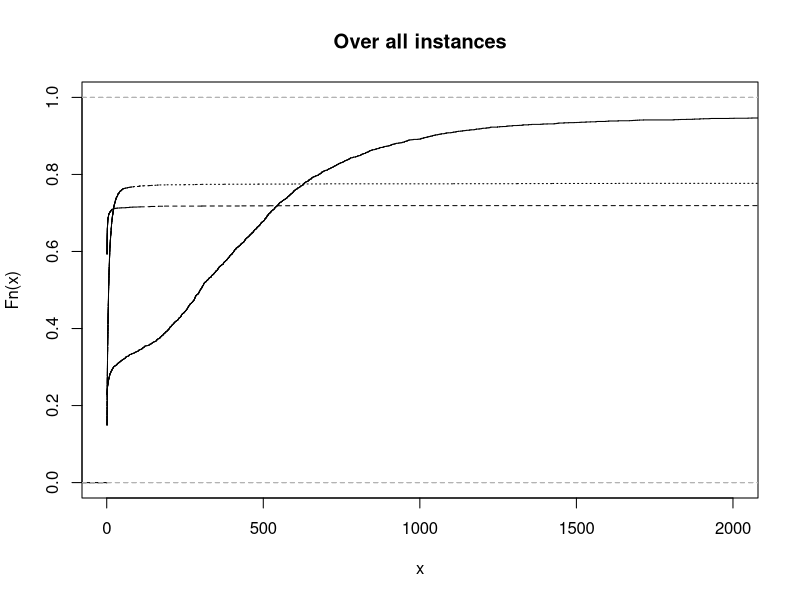
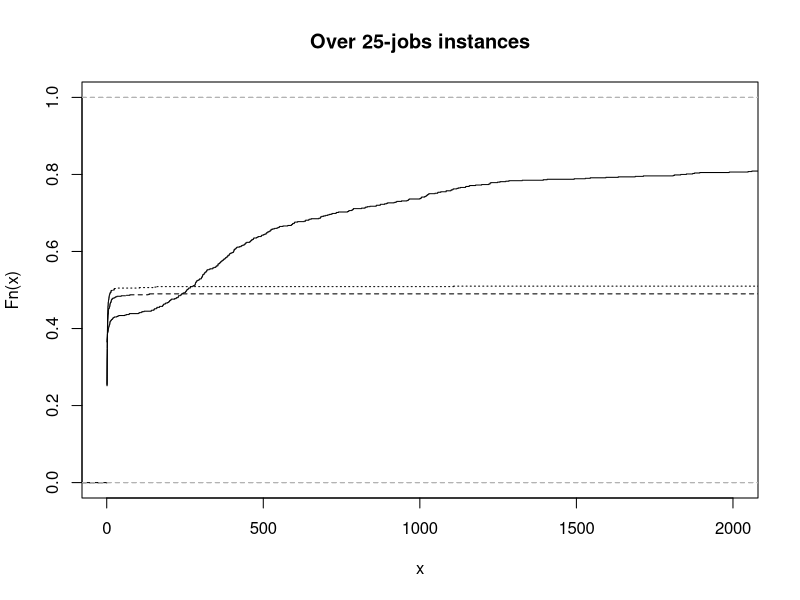
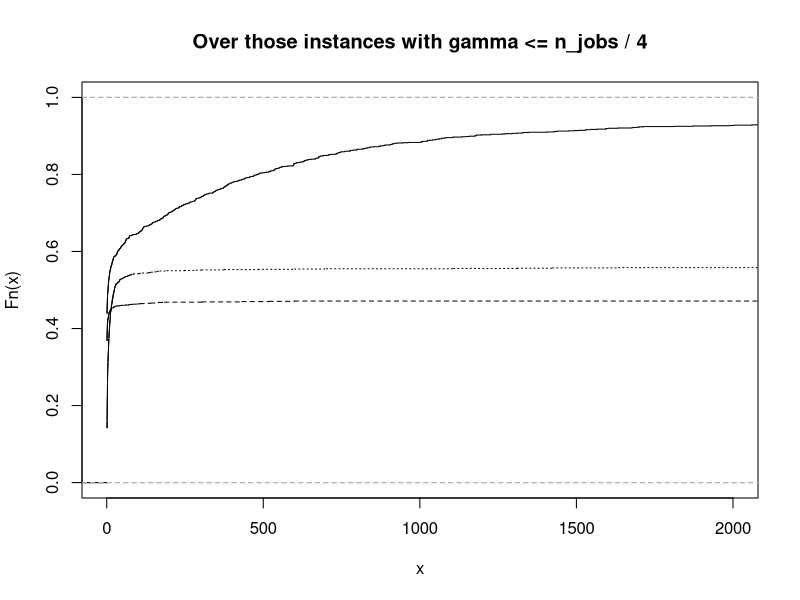

The R script that drew these images, in order:
## ---- chunk 1
library(rmarkdown)
## ---- chunk 2
all_results = read.csv("results.csv", na.strings = "")
## ---- chunk 3
paged_table(all_results)
## ---- chunk 4
problem1 = all_results[all_results$problem == 1,]
colgen1 = problem1[problem1$approach == "colgen" & problem1$rule_for_branching == "default",]
kadapt1_a = problem1[problem1$approach == "kadapt-a",]
kadapt1_b = problem1[problem1$approach == "kadapt-b",]
## ---- chunk 5
kadapt1 = merge(kadapt1_a, kadapt1_b, by = c("instance", "n_jobs", "gamma", "k"))
kadapt1 = kadapt1[,c("instance", "n_jobs", "gamma", "k", "objective.x", "objective.y", "cpu.x", "cpu.y")]
colnames(kadapt1) <- c("instance", "n_jobs", "gamma", "k", "obj_kadapt1_a", "obj_kadapt1_b", "cpu_kadapt1_a", "cpu_kadapt1_b")

all1 = merge(colgen1, kadapt1, by = c("instance", "n_jobs", "gamma"), all = TRUE)
all1 = all1[,c("instance", "n_jobs", "gamma", "objective", "k.y", "obj_kadapt1_a", "obj_kadapt1_b", "cpu", "cpu_kadapt1_a", "cpu_kadapt1_b")]
colnames(all1) <- c("instance", "n_jobs", "gamma", "obj_colgen1", "k", "obj_kadapt1_a", "obj_kadapt1_b", "cpu_colgen1", "cpu_kadapt1_a", "cpu_kadapt1_b")
## ---- chunk 6
equals <- function (a, b, tol = 1e-4) {
  return ( abs(a - b) <= tol )
}
## ---- chunk 7
optimal_K1 = all1[
      equals(all1$obj_colgen1, all1$obj_kadapt1_a)
    | equals(all1$obj_colgen1, all1$obj_kadapt1_b)
    | all1$cpu_kadapt1_a >= 3600 
    | all1$cpu_kadapt1_b >= 3600
  ,]
## ---- chunk 8
optimal_K1 = optimal_K1[order(optimal_K1$instance, optimal_K1$gamma, optimal_K1$k),]
optimal_K1 = optimal_K1[!duplicated(( optimal_K1[,c("instance", "gamma")] )),]
## ---- chunk 9
optimal_K1$unsolved_colgen1 = optimal_K1$cpu_colgen1 >= 3600
optimal_K1$unsolved_kadapt1_a = optimal_K1$cpu_kadapt1_a >= 3600
optimal_K1$unsolved_kadapt1_b = optimal_K1$cpu_kadapt1_b >= 3600
## ---- chunk 10
unsolved1 = aggregate(optimal_K1[,c("unsolved_kadapt1_a", "unsolved_kadapt1_b", "unsolved_colgen1")], list(optimal_K1$n_jobs, optimal_K1$gamma), sum)
colnames(unsolved1) <- c("n_jobs", "gamma", "unsolved_kadapt1_a", "unsolved_kadapt1_b", "unsolved_colgen1")
## ---- chunk 11
# Counting number of instances
n_instances1 = aggregate(optimal_K1[,c("instance")], list(optimal_K1$n_jobs, optimal_K1$gamma), length)
colnames(n_instances1) <- c("n_jobs", "gamma", "n_instances")

# Make percentage
unsolved1$unsolved_colgen1 = unsolved1$unsolved_colgen1 / n_instances1$n_instances * 100
unsolved1$unsolved_kadapt1_a = unsolved1$unsolved_kadapt1_a / n_instances1$n_instances * 100
unsolved1$unsolved_kadapt1_b = unsolved1$unsolved_kadapt1_b / n_instances1$n_instances * 100

# Sorting by number of jobs and gamma
unsolved1 = unsolved1[order(unsolved1$n_jobs, unsolved1$gamma),]
## ---- chunk 12
rownames(unsolved1) <- NULL
## ---- chunk 13
cpu_times1 = aggregate(optimal_K1[,c("cpu_kadapt1_a", "cpu_kadapt1_b", "cpu_colgen1")], list(optimal_K1$n_jobs, optimal_K1$gamma), mean)
colnames(cpu_times1) <- c("n_jobs", "gamma", "cpu_kadapt1_a", "cpu_kadapt1_b", "cpu_colgen1")
## ---- chunk 14
cpu_times1 = cpu_times1[order(cpu_times1$n_jobs, cpu_times1$gamma),]
## ---- chunk 15
rownames(cpu_times1) <- NULL
## ---- chunk 16
# Create additional columns which equal 1 iff a specific approach is the fastest
optimal_K1$colgen1_is_fastest = optimal_K1$cpu_colgen1 <= optimal_K1$cpu_kadapt1_a & optimal_K1$cpu_colgen1 <= optimal_K1$cpu_kadapt1_b
optimal_K1$kadapt1_a_is_fastest = optimal_K1$cpu_kadapt1_a <= optimal_K1$cpu_colgen1 & optimal_K1$cpu_kadapt1_a <= optimal_K1$cpu_kadapt1_b
optimal_K1$kadapt1_b_is_fastest = optimal_K1$cpu_kadapt1_b <= optimal_K1$cpu_colgen1 & optimal_K1$cpu_kadapt1_b <= optimal_K1$cpu_kadapt1_a

# Counting times in which a method is faster than the others
fastest1 = aggregate(optimal_K1[,c("kadapt1_a_is_fastest", "kadapt1_b_is_fastest", "colgen1_is_fastest")], list(optimal_K1$n_jobs, optimal_K1$gamma), sum)
colnames(fastest1) <- c("n_jobs", "gamma", "kadapt1_a_is_fastest", "kadapt1_b_is_fastest", "colgen1_is_fastest")

# Sorting by number of jobs and gamma
fastest1 = fastest1[order(fastest1$n_jobs, fastest1$gamma),]

fastest1[,c("kadapt1_a_is_fastest", "kadapt1_b_is_fastest", "colgen1_is_fastest")] = fastest1[,c("kadapt1_a_is_fastest", "kadapt1_b_is_fastest", "colgen1_is_fastest")] / rowSums(fastest1[,c("kadapt1_a_is_fastest", "kadapt1_b_is_fastest", "colgen1_is_fastest")]) * 100
## ---- chunk 17
rownames(fastest1) <- NULL
## ---- chunk 18
Table1 = cbind(unsolved1, cpu_times1[,c("cpu_kadapt1_a", "cpu_kadapt1_b", "cpu_colgen1")], fastest1[,c("kadapt1_a_is_fastest", "kadapt1_b_is_fastest", "colgen1_is_fastest")])
colnames(Table1) <- c("N", "G", "TL K1a", "TL K1b", "TL CG", "time K1a", "time K1-b", "time CG", "best K1a", "best K1b", "best CG")
## ---- chunk 19
knitr::kable(Table1, digits = c(0, 0, 2, 2, 2, 2, 2, 2, 2, 2, 2))
## ---- chunk 20
optimal_K1$cpu_best = apply(optimal_K1[,c("cpu_colgen1", "cpu_kadapt1_a", "cpu_kadapt1_b")], 1, FUN = min)
## ---- chunk 21
optimal_K1$perf_colgen1 = optimal_K1$cpu_colgen1 / optimal_K1$cpu_best
optimal_K1$perf_kadapt1_a = optimal_K1$cpu_kadapt1_a / optimal_K1$cpu_best
optimal_K1$perf_kadapt1_b = optimal_K1$cpu_kadapt1_b / optimal_K1$cpu_best
## ---- chunk 22
max_perf = max( max(optimal_K1$perf_colgen1), max(optimal_K1$perf_kadapt1_a), max(optimal_K1$perf_kadapt1_b) )

optimal_K1$perf_colgen1[optimal_K1$cpu_colgen1 >= 3600] = max_perf
optimal_K1$perf_kadapt1_a[optimal_K1$cpu_kadapt1_a >= 3600] = max_perf
optimal_K1$perf_kadapt1_b[optimal_K1$cpu_kadapt1_b >= 3600] = max_perf
## ---- chunk 23
plot_performance_profile <- function(data, xlim = c(1, max_perf), ylim = c(0., 1.), title = "Performance profile") {
  
  perf_profile_colgen1 = ecdf(data[,"perf_colgen1"])
  perf_profile_kadapt1_a = ecdf(data[,"perf_kadapt1_a"])
  perf_profile_kadapt1_b = ecdf(data[,"perf_kadapt1_b"])
  
  plot(perf_profile_colgen1, col = "black", xlim = xlim, ylim = ylim, lty = "solid", cex = 0, main = title)
  lines(perf_profile_kadapt1_a, col = "black", xlim = xlim, ylim = ylim, lty = "dotted", cex = 0)
  lines(perf_profile_kadapt1_b, col = "black", xlim = xlim, ylim = ylim, lty = "dashed", cex = 0)
  
}
## ---- chunk 24
xlim = c(1, 2000)
## ---- chunk 25
plot_performance_profile(optimal_K1, title = "Over all instances", xlim = xlim)
## ---- chunk 26
plot_performance_profile(optimal_K1[optimal_K1$n_jobs == 25,], title = "Over 25-jobs instances", xlim = xlim)
## ---- chunk 27
plot_performance_profile(optimal_K1[optimal_K1$gamma <= optimal_K1$n_jobs / 4.,], title = "Over those instances with gamma <= n_jobs / 4", xlim = xlim)
